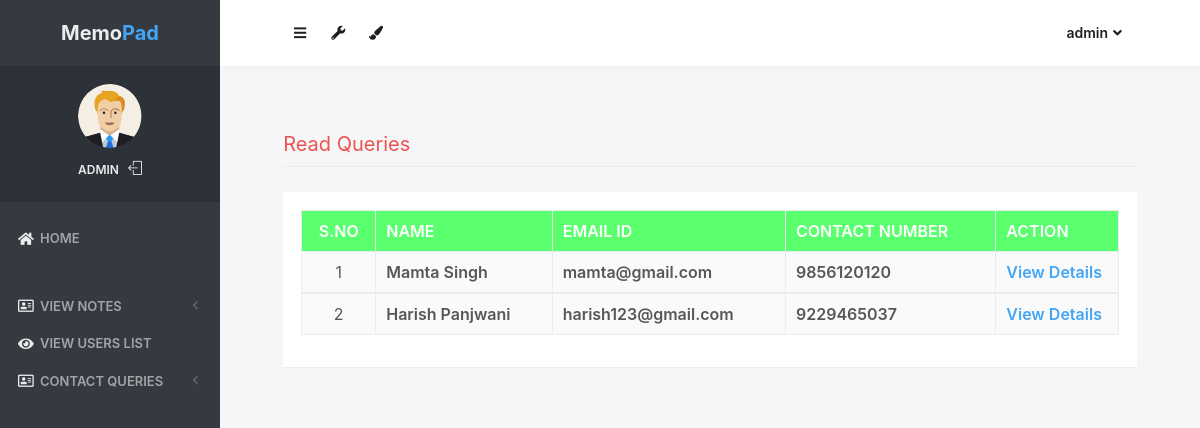
Screenshot of /read_queries (signed in) with the database file from the repository.
### notes/models.py (models this page shows, shortened)
class Contact(models.Model):
    fullname = models.CharField(max_length=100, null=True)
    email = models.CharField(max_length=50, null=True)
    mobile = models.CharField(max_length=15, null=True)
    subject = models.CharField(max_length=100, null=True)
    message = models.CharField(max_length=300, null=True)
    msgdate = models.DateField(null=True)
    isread = models.CharField(max_length=10,null=True)

### notes/views.py (the view)
# urls.py: path('read_queries', read_queries, name='read_queries'),
def read_queries(request):
    if not request.user.is_authenticated:
        return redirect('login_admin')
    contact = Contact.objects.filter(isread="yes")
    return render(request,'read_queries.html', locals())

### notes/templates/read_queries.html (shortened to what this page needs)
{% load static %}
<html lang="en" class="no-focus">
    <head>
        <link rel="stylesheet" href="{% static 'js/plugins/datatables/dataTables.bootstrap4.min.css' %}">
        <link rel="stylesheet" id="css-main" href="{% static 'css1/codebase.min.css' %}">
    </head>
    <body>
        <div id="page-container" class="sidebar-o sidebar-inverse side-scroll page-header-fixed main-content-narrow">
         {% include "sidebar.html" %}
            {% include "admin_nav.html" %}
            <main id="main-container">
                <div class="content">
                    <h2 class="content-heading text-danger">Read Queries</h2>
                    <div class="block">
                        <div class="block-content block-content-full">
                            <table class="table table-bordered table-striped table-vcenter js-dataTable-full-pagination">
                                <thead class="text-white" style="background-color : #5aff6d;">
                                    <tr>
                                        <th class="text-center">S.No</th>
                                        <th class="d-none d-sm-table-cell">Name</th>
                                        <th class="d-none d-sm-table-cell">Email ID</th>
                                        <th class="d-none d-sm-table-cell">Contact Number</th>
                                        <th class="d-none d-sm-table-cell" style="width: 15%;">Action</th>
                                    </tr>
                                </thead>
                                {% for i in contact %}
                                <tbody>
                                    <tr>
                                        <td class="text-center">{{forloop.counter}}</td>
                                        <td class="font-w600">{{i.fullname}}</td>
                                        <td class="font-w600">{{i.email}}</td>
                                        <td class="font-w600">{{i.mobile}}</td>
                                        <td class="font-w600"><a href="{% url 'view_queries' i.id %}" class="text-primary">View Details</a></td>
                                    </tr>
                                        {% endfor %}
                                </tbody>
                            </table>
                        </div>
                    </div>
                </div>
            </main>
</div>
 <link rel="stylesheet" href="https://use.fontawesome.com/releases/v5.6.3/css/all.css">
    </body>
</html>

### notes/templates/sidebar.html (shortened to what this page needs)
{% load static %}
   <nav id="sidebar">
                <div id="sidebar-scroll">
                    <div class="sidebar-content">
                        <div class="content-header content-header-fullrow px-15">
                            <div class="content-header-section text-center align-parent sidebar-mini-hidden">
                                <div class="content-header-item">
                                    <a class="link-effect font-w700" href="{% url 'admin_home' %}">
                                           <span class="font-size-xl text-dual-primary-dark">Memo</span><span class="font-size-xl text-primary">Pad</span>
                                    </a>
                                </div>
                            </div>
                        </div>
                        <div class="content-side content-side-full content-side-user px-10 align-parent">
                            <div class="sidebar-mini-hidden-b text-center">
                                <a class="img-link" href="be_pages_generic_profile.html">
                                    <img class="img-avatar" src="{% static 'img/avatars/user1.png' %}" alt="">
                                </a>
                                <ul class="list-inline mt-10">
                                    <li class="list-inline-item">
                                        <a class="link-effect text-dual-primary-dark font-size-xs font-w600 text-uppercase" href="{% url 'admin_home' %}">{{ request.user.username }}</a>
                                    </li>
                                    <li class="list-inline-item">
                                        <a class="link-effect text-dual-primary-dark" href="{% url 'logout' %}">
                                            <i class="si si-logout"></i>
                                        </a>
                                    </li>
                                </ul>
                            </div>
                        </div>
                        <div class="content-side content-side-full">
                            <ul class="nav-main">
                                <li class="open">
                                    <a href="{% url 'admin_home' %}"><i class="fas fa-home"></i><span class="sidebar-mini-hide">Home</span></a>
                                </li>
                                <li class="nav-main-heading"><span class="sidebar-mini-visible">UI</span></li>
                                <li>
                                    <a class="nav-submenu" data-toggle="nav-submenu"><i class="far fa-address-card"></i>View Notes</a>
                                </li>
                                <li>
                                    <a  href="{% url 'view_users' %}"><i class="fas fa-eye"></i><span class="sidebar-mini-hide">View Users list</span></a>
                                </li>
                                <li>
                                    <a class="nav-submenu" data-toggle="nav-submenu"><i class="far fa-address-card"></i>Contact Queries</a>
                                </li>
                           </ul>
                        </div>
                    </div>
                </div>
            </nav>

### notes/templates/admin_nav.html (shortened to what this page needs)
{% load static %}
            <header id="page-header">
                <div class="content-header">
                    <div class="content-header-section">
                        <button type="button" class="btn btn-circle btn-dual-secondary" data-toggle="layout" data-action="sidebar_toggle">
                            <i class="fa fa-navicon"></i>
                        </button>
                        <div class="btn-group" role="group">
                            <button type="button" class="btn btn-circle btn-dual-secondary" id="page-header-options-dropdown" data-toggle="dropdown" aria-haspopup="true" aria-expanded="false">
                                <i class="fa fa-wrench"></i>
                            </button>
                        </div>
                        <div class="btn-group" role="group">
                            <button type="button" class="btn btn-circle btn-dual-secondary" id="page-header-themes-dropdown" data-toggle="dropdown" aria-haspopup="true" aria-expanded="false">
                                <i class="fa fa-paint-brush"></i>
                            </button>
                        </div>
                    </div>
                    <div class="content-header-section">
                        <div class="btn-group" role="group">
                            <button type="button" class="btn btn-rounded btn-dual-secondary" id="page-header-user-dropdown" data-toggle="dropdown" aria-haspopup="true" aria-expanded="false">
                                {{ request.user.username}}<i class="fa fa-angle-down ml-5"></i>
                            </button>
                        </div>
                    </div>
                </div>
            </header>

### rows the page displays
Contact: fullname "Mamta Singh", email "mamta@gmail.com", mobile "9856120120"
Contact: fullname "Harish Panjwani", email "harish123@gmail.com", mobile "9229465037"

### other values shown
{{ request.user.username }} "ADMIN"
{{ request.user.username }} "admin"
